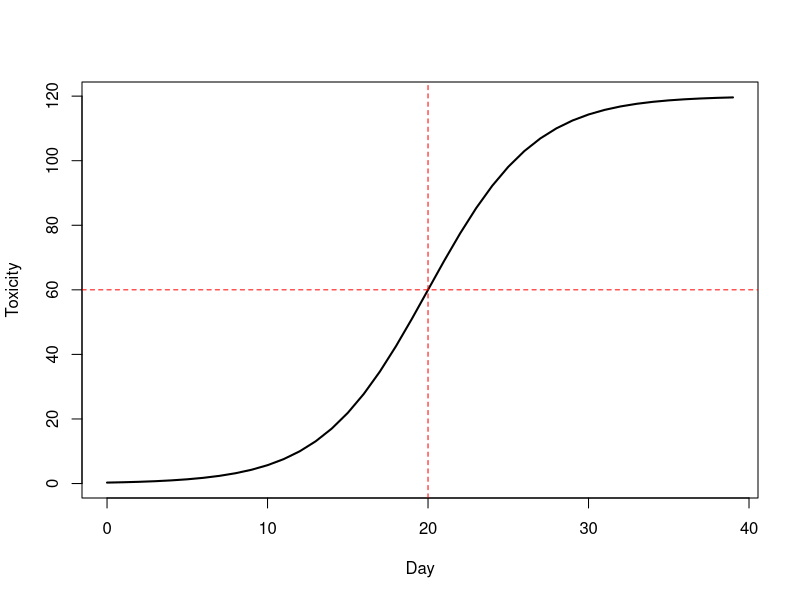
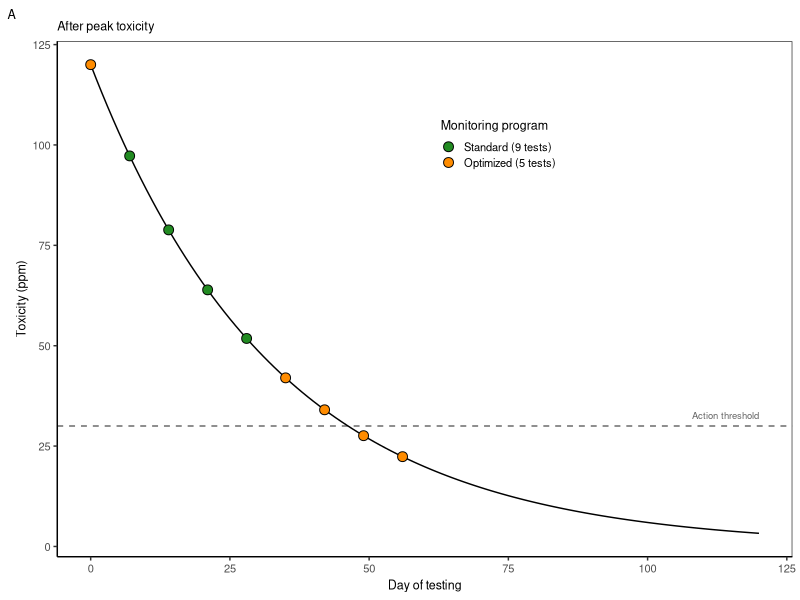
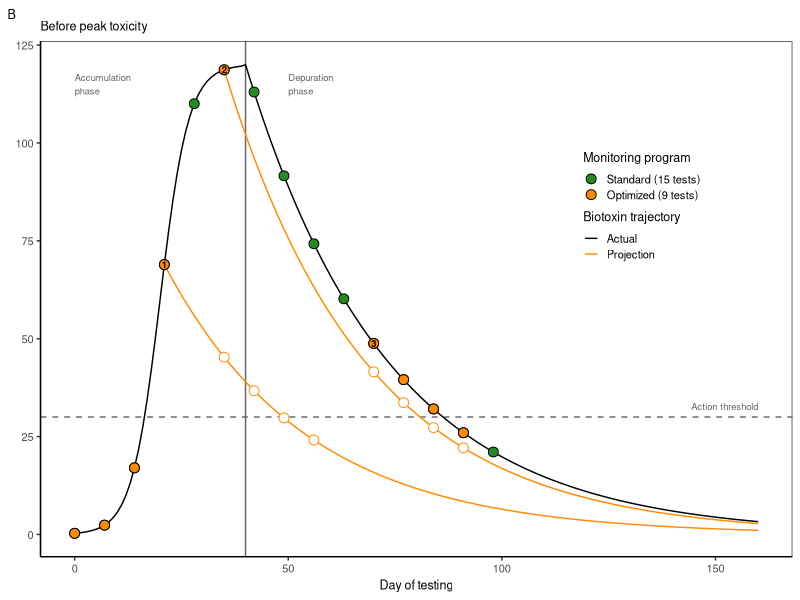
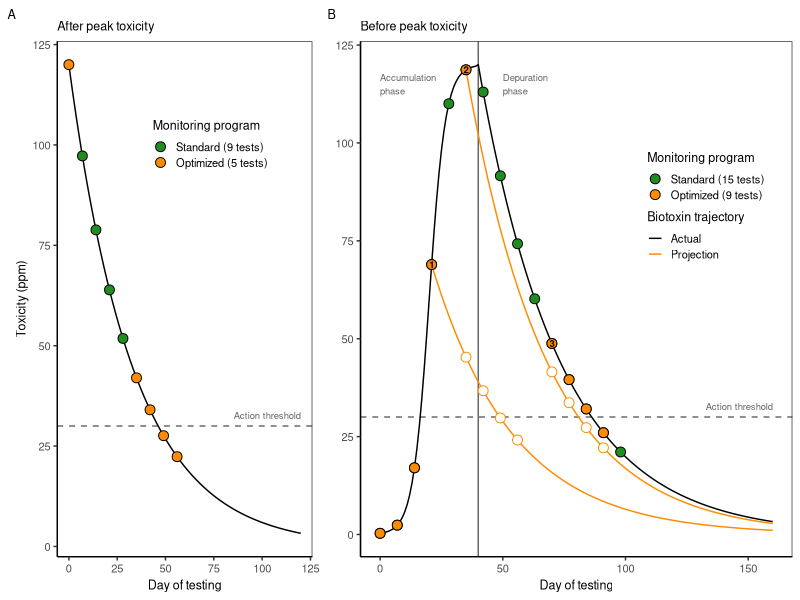

Generate these figures, in order, with R: (Note: this script raises an error after producing the figures.)

# Clear workspace
rm(list = ls())

# Setup
################################################################################

# Packages
library(tidyverse)

# Directories
indir <- "data/raw"
outdir <- "data/processed"
plotdir <- "figures"


# Build data
################################################################################

# Decay params
n0 <- 120
k <- -0.03

# Timeline
days <- 0:120
toxs <- n0*exp(k*days)
data <- tibble(day=days,
               toxicity=toxs)

# Sampling scheme
samp <- data %>% 
  slice(seq(1, nrow(data), 7)) %>% 
  # Remove ones after two clean tests
  filter(day<=60) %>% 
  # Mark 
  mutate(program=ifelse(day %in% c(0, 35, 42, 49, 56), "Optimized (5 tests)", "Standard (9 tests)"),
         program=factor(program, levels=c("Standard (9 tests)", "Optimized (5 tests)")))


# Build data for second example
################################################################################

# Parameters
K <- 120        # Asymptote
t50 <- 20       # Day at which curve reaches half of K
s <- 0.3        # Steepness (adjust to taste)
ndays <- 40

# Logistic function with t50
sigmoid <- function(t, K, t50, s) {
  K / (1 + exp(-s * (t - t50)))
}

# Simulate
t <- 0:(ndays - 1)
N <- sigmoid(t, K, t50, s)

# Dataframe
df <- data.frame(phase="Deputation", 
                 day = t, 
                 toxicity = N)

# Plot
plot(df$day, df$toxicity, type = "l", lwd = 2,
     xlab = "Day", ylab = "Toxicity")
abline(h = K/2, v = t50, lty = 2, col = "red") # show half-point

# Merge
data1 <- data %>% 
  mutate(day=day+ndays,
         phase="Depuration")
data2 <- bind_rows(df, data1)

# Standard Sampling scheme
samp2_std <- data2 %>% 
  slice(seq(1, nrow(data2), 7)) %>% 
  filter(day <= 100) %>% 
  mutate(program="Standard")

# Projection curve 1
n0 <- samp2_std$toxicity[samp2_std$day==21]
days <- 0:140
toxs <- n0*exp(k*days)
proj1 <- tibble(day=days+21,
               toxicity=toxs) %>% 
  filter(day<= max(data2$day))

proj1_pts <- proj1 %>% 
  slice(seq(1, nrow(.), 7)) %>% 
  filter(day %in% c(35, 42, 49, 56))

# Projection curve 2
n0 <- samp2_std$toxicity[samp2_std$day==35]
days <- 0:140
toxs <- n0*exp(k*days)
proj2 <- tibble(day=days+35,
                toxicity=toxs) %>% 
  filter(day<= max(data2$day))

proj2_pts <- proj2 %>% 
  slice(seq(1, nrow(.), 7)) %>% 
  filter(day %in% c(70, 77, 84, 91))

# Optimized sampling
samp2_opt <- samp2_std %>% 
  filter(day %in% c(0, 7, 14, 21, 35, 70, 77, 84, 91)) %>% 
  mutate(program="Optimized")

# Merge
samp2 <- bind_rows(samp2_std, samp2_opt) %>% 
  mutate(program=recode_factor(program, 
                               "Standard"="Standard (15 tests)", 
                               "Optimized"="Optimized (9 tests)"))

# Merge lines for panel B
lines_df <- bind_rows(data2 %>% mutate(type="Actual", type1="Actual"),
                      proj1 %>% mutate(type="Projection", type1="Projection 1"),
                      proj2 %>% mutate(type="Projection", type1="Projection 2"))

# Projection points
proj_pts <- bind_rows(proj1 %>% slice(1), 
                      proj2 %>% slice(1), 
                      samp2 %>% filter(day==70 & grepl("Optimized", program))) %>% 
  mutate(num=1:3)


# Plot data
################################################################################

# Theme
my_theme <-  theme(axis.text=element_text(size=8),
                   axis.title=element_text(size=9),
                   legend.text=element_text(size=8),
                   legend.title=element_text(size=9),
                   strip.text=element_text(size=8),
                   plot.title=element_text(size=9),
                   plot.tag=element_text(size=9),
                   # Gridlines
                   panel.grid.major = element_blank(), 
                   panel.grid.minor = element_blank(),
                   panel.background = element_blank(), 
                   axis.line = element_line(colour = "black"),
                   # Legend
                   legend.key.size = unit(0.4, "cm"),
                   legend.key = element_rect(fill = NA, color=NA),
                   legend.background = element_rect(fill=alpha('blue', 0)))

# Plot
g1 <- ggplot(data, aes(x=day, y=toxicity)) +
  # Reference line
  geom_hline(yintercept=30, linetype="dashed", color="grey40") +
  annotate(geom="text", x=120, y=30, label="Action threshold", 
           color="grey40", hjust=1, vjust=-1, size=2.4) +
  # Data
  geom_line() +
  geom_point(data=samp, mapping=aes(fill=program), pch=21, size=3) +
  # Labels
  labs(x="Day of testing", y="Toxicity (ppm)", tag="A", title="After peak toxicity") +
  # Legend
  scale_fill_manual(name="Monitoring program", values=c("forestgreen", "darkorange")) +
  # Theme
  theme_bw() + my_theme +
  theme(legend.position = c(0.6, 0.8))
g1

# Plot
g2 <- ggplot() +
  # Phase line
  geom_vline(xintercept=40, color="grey40") +
  annotate(geom="text", x=0, y=115, label="Accumulation\nphase", 
           color="grey40", hjust=0, vjust=0.5, size=2.4) +
  annotate(geom="text", x=50, y=115, label="Depuration\nphase", 
           color="grey40", hjust=0, vjust=0.5, size=2.4) +
  # Reference line
  geom_hline(yintercept=30, linetype="dashed", color="grey40") +
  annotate(geom="text", x=160, y=30, label="Action threshold", 
           color="grey40", hjust=1, vjust=-1, size=2.4) +
  # Data
  geom_line(data=lines_df, mapping=aes(x=day, y=toxicity, group=type1, color=type)) +
  # Sampling points
  geom_point(data=samp2,  mapping=aes(x=day, y=toxicity, fill=program), pch=21, size=3) +
  geom_point(data=proj1_pts, mapping=aes(x=day, y=toxicity), color="darkorange", fill="white", pch=21, size=3) +
  geom_point(data=proj2_pts,  mapping=aes(x=day, y=toxicity), color="darkorange", fill="white", pch=21, size=3) +
  # Projection labels
  geom_text(data=proj_pts, mapping=aes(x=day, y=toxicity, label=num), 
            color="black", fontface="bold", hjust=0.5, vjust=0.5, size=2.4) +
  # Labels
  labs(x="Day of testing", y="Toxicity (ppm)", tag="B", title="Before peak toxicity") +
  # Legend
  scale_color_manual(name="Biotoxin trajectory", values=c("black", "darkorange")) +
  scale_fill_manual(name="Monitoring program", values=c( "forestgreen", "darkorange")) +
  # Theme
  theme_bw() + my_theme +
  theme(axis.title.y=element_blank(),
        legend.position = c(0.8, 0.68), 
        legend.spacing.y = unit(-0.2, "cm"))
g2

# Merge
g <- gridExtra::grid.arrange(g1, g2, nrow=1, widths=c(0.4, 0.6))

# Export
ggsave(g, filename=file.path(plotdir, "Fig1_depuration_rate_utility.png"), 
       width=6.5, height=3, units="in", dpi=600)



# Version with accumulation and projection curves seperated
################################################################################

# # Plot
# g2 <- ggplot(data2, aes(x=day, y=toxicity)) +
#   # Phase line
#   geom_vline(xintercept=40, color="grey40") +
#   annotate(geom="text", x=0, y=115, label="Accumulation\nphase", 
#            color="grey40", hjust=0, vjust=0.5, size=2.4) +
#   annotate(geom="text", x=50, y=115, label="Depuration\nphase", 
#            color="grey40", hjust=0, vjust=0.5, size=2.4) +
#   # Reference line
#   geom_hline(yintercept=30, linetype="dashed", color="grey40") +
#   annotate(geom="text", x=160, y=30, label="Action threshold", 
#            color="grey40", hjust=1, vjust=-1, size=2.4) +
#   # Data
#   geom_line() +
#   # Projections
#   geom_line(data=proj1, color="forestgreen") +
#   geom_line(data=proj2, color="forestgreen") +
#   # Sampling points
#   geom_point(data=samp2,  mapping=aes(fill=program), pch=21, size=3) +
#   geom_point(data=proj1_pts,  color="forestgreen", fill="white", pch=21, size=3) +
#   geom_point(data=proj2_pts,  color="forestgreen", fill="white", pch=21, size=3) +
#   # Labels
#   labs(x="Day of testing", y="Toxicity (ppm)", tag="B", title="Before peak toxicity") +
#   # Legend
#   scale_fill_manual(name="Monitoring program", values=c("darkorange", "forestgreen")) +
#   # Theme
#   theme_bw() + my_theme +
#   theme(axis.title.y=element_blank(),
#         legend.position = c(0.8, 0.8))
# g2

# Uptake and depuration schematic
################################################################################

# Plot
g <- ggplot(data2, aes(x=day, y=toxicity)) +
  # Phase line
  geom_vline(xintercept=40, color="grey40", linetype="dotted") +
  annotate(geom="text", x=0, y=115, label="Accumulation\nphase", 
           color="grey40", hjust=0, vjust=0.5, size=2.4) +
  annotate(geom="text", x=50, y=115, label="Depuration\nphase", 
           color="grey40", hjust=0, vjust=0.5, size=2.4) +
  # Reference line
  geom_hline(yintercept=30, linetype="dashed", color="grey40") +
  annotate(geom="text", x=160, y=30, label="Action threshold", 
           color="grey40", hjust=1, vjust=-1, size=2.4) +
  # Data
  geom_line() +
  # Labels
  labs(x="Day of testing", y="Toxicity (ppm)") +
  # Theme
  theme_bw() + my_theme
g


# Export
ggsave(g, filename=file.path(plotdir, "FigSX_depuration_trajectory_simple.png"), 
       width=4.5, height=3, units="in", dpi=600)
